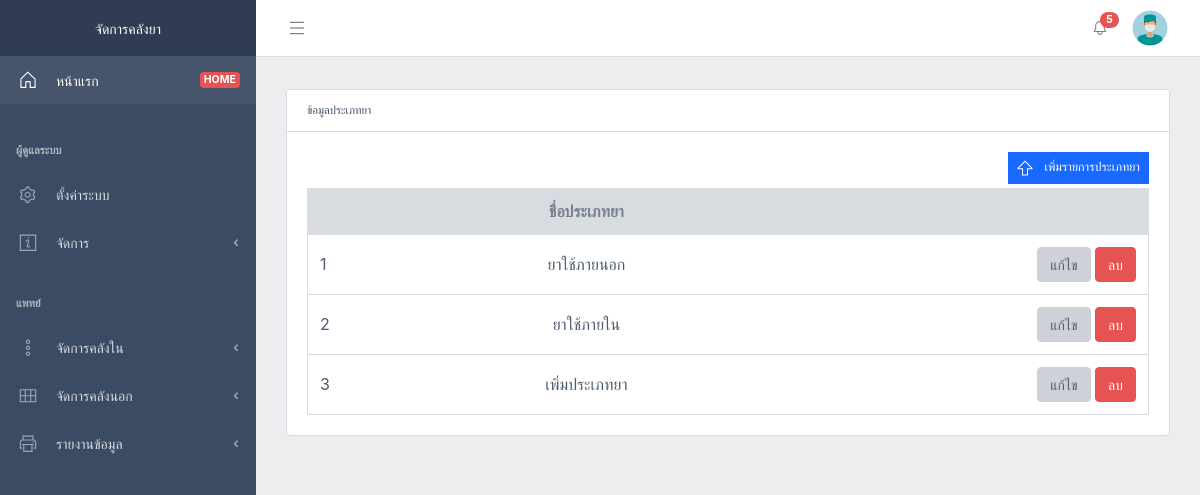
Page /index?p=type-info (signed in) on the committed database.
### tables this page shows
CREATE TABLE `type_herbal`  (
  `Id` int(11) NOT NULL AUTO_INCREMENT,
  `Name` varchar(15) NOT NULL,
  `status` tinyint(1) NOT NULL DEFAULT 1,
  PRIMARY KEY (`Id`) USING BTREE
);

### function/kdxr_function.php (called while the page is built, shortened)
<?php
class kdxr_function {
	public function gettingTypeInfo(){
		$conn = self::selfconnectDb();
		$posts = array();
		$sql = "SELECT id , Name as Name
				FROM type_herbal
				WHERE status = 1
				ORDER BY Name ASC
		";
		$result = mysqli_query($conn, $sql);
		while($row = mysqli_fetch_array($result,MYSQLI_ASSOC))
		{
			$posts[] = $row;
		}
		return ['result' => $posts];
	}
	private function selfconnectDb()
	{
		$conn = mysqli_connect(HOST, USER, PASSWORD, DATABASE);
		mysqli_set_charset($conn, CHARSET);
		return $conn;
	}
}
?>

### page/type-info.php (shortened to what this page needs)
<?php include ('template/left_menu.php'); ?>
<div class="c-wrapper c-fixed-components">
<?php include ('template/top_menu.php'); ?>
 <div class="c-body">
        <main class="c-main">
          <div class="container-fluid">
            <div class="fade-in">
              <div class="row">
					<div class="col-lg-12" id="herbal">
						<div class="card">
							<div class="card-header"><small>ข้อมูลประเภทยา</small></div>
							<div class="card-body">
								<div class="row justify-content-end">
									<div class="col-md-auto mb-1">
										<button class="btn btn-sm btn-square btn-behance" data-toggle="modal" data-target="#addtype" type="button">
											<svg class="c-icon mr-2">
											<use xlink:href="vendors/@coreui/icons/svg/free.svg#cil-arrow-thick-top"></use>
											</svg>
											<span>เพิ่มรายการประเภทยา</span>
										</button>
									</div>
								</div>
								<table class="table table-responsive-sm table-hover table-outline mb-0">
									<thead class="thead-light">
									  <tr>
										<th></th>
										<th class="text-center">ชื่อประเภทยา</th>
										<th class="text-right"></th>
									  </tr>
									</thead>
									<tbody>
										<?php
											$result_list = $functions->gettingTypeInfo();
											foreach ($result_list['result'] as $key=>$row)
											{
										?>
										<tr>
											<td>
												<?php echo $key+1;?>
											</td>
											<td class="text-center">
												<?php echo $row['Name'];  ?>
											</td>
											<td class="text-right">
												<a href="index?p=type-info&id=<?php echo $row["id"];?>">
													<button class="btn btn-secondary" type="button">แก้ไข</button>
												</a>
												<a href="index?p=type-info&remid=<?php echo $row["id"];?>" onclick="return confirm('ยืนยันการลบ?')">
													<button class="btn btn-danger" type="button">
														ลบ
													</button>
												</a>
											</td>
										</tr>
										<?php
											}
										?>
									</tbody>
									</table>
							</div>
					    </div>
					</div>
            </div>
          </div>
        </main>
      </div>
	  </div>

### rows in the picture
type_herbal: Name "ยาใช้ภายนอก"
type_herbal: Name "ยาใช้ภายใน"
type_herbal: Name "เพิ่มประเภทยา"

### other values in the picture
WEB_NAME "จัดการคลังยา"
IS_ADMIN "ผู้ดูแลระบบ"
MENUHEAD "จัดการ"
IS_MEDIC "แพทย์"
MENUHEAD2 "จัดการคลังใน"
MENUHEAD3 "จัดการคลังนอก"
MENUHEAD4 "รายงานข้อมูล"
sizeof($countingAlert) "5"
